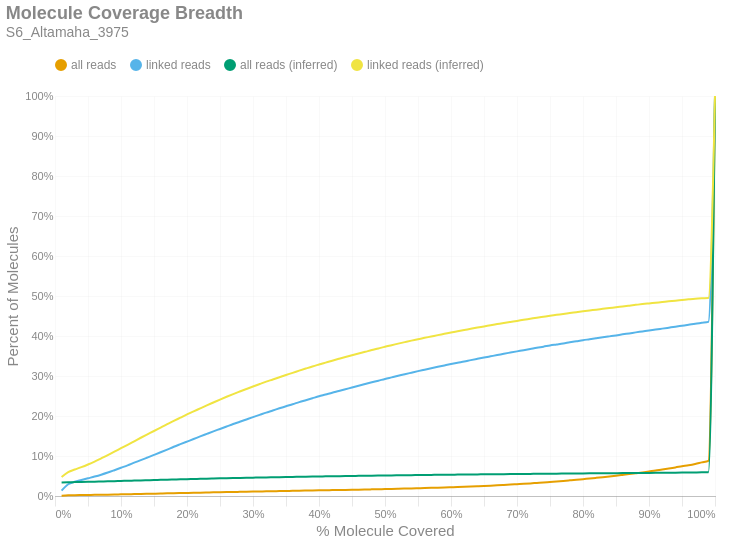

The code cell stored with this chart in its notebook:
### Markdown cell above
### Molecule Read Coverage
This chart shows molecule coverage breadth as computed by the number of bases aligned to that molecule. In other words, "*how much of each unique long molecule is actually sequenced/aligned?*" Keep in mind there is a distinction between sequences and alignments, since some sequences belonging to a particular molecule may not align well and wouldn't appear in the alignment data. This chart also shows molecule coverage breadth as computed by the *inferred fragment* from which the aligned sequences originate. Unlike read coverage, this calculation takes into account the total insert size, including unsequenced gaps between the forward and reverse reads. Like the previous figures, these are cumulative percents.

### Code cell
if SKIPLR:
    print_html(f"Skipped")
else:
    binned_df = consolidated_hist(valids['coverage_bp'], mask, 0.01, True)
    binned_df_inf = consolidated_hist(valids['coverage_inserts'], mask, 0.01, True)
    binned_df = binned_df.with_columns(pl.lit(binned_df_inf['all reads (cumsum)']).alias('all reads (inferred)'))
    binned_df = binned_df.with_columns(pl.lit(binned_df_inf['linked reads (cumsum)']).alias('linked reads (inferred)'))
    binned_df = binned_df.with_columns(
        (pl.col('bin').cast(pl.Float64) + 0.01).alias('right_edge')
    )

    with SafeRender(binned_df):
        (
            density_plot(binned_df, 'Molecule Coverage Breadth', samplename, 'molcov', ['all reads (inferred)','linked reads (inferred)'])
            .encode(
                #x=alt.X('bin:Q', title="% Molecule Covered").axis(format = '%').scale(padding=0),
                x=alt.X('right_edge:Q', title="% Molecule Covered").axis(format='%').scale(padding=0),
                y=alt.Y('value:Q', title='Percent of Molecules')
                    .axis(format='%')
                    .stack(False)
                    .scale(domainMin=0, padding=0),
                color=alt.Color("key:N").scale(domain = ["all reads", "linked reads", "all reads (inferred)", "linked reads (inferred)"]),
                tooltip = [
                    alt.Tooltip("key:N", title = "Data Type"),
                    alt.Tooltip("range_label:N", title="% Molecule Covered"),
                    alt.Tooltip("value:Q", format = ".2%", title="% Molecules")
                ]
            )
        ).display()

### Figure 1 — Vega-Lite specification as saved in the notebook (floating-point values rounded to 4 significant figures)
{"width": "container", "height": 400, "config": {"title": {"anchor": "start", "dy": -15, "fontSize": 18, "color": "#888888", "subtitleColor": "#888888", "subtitleFontSize": 14}, "arc": {"fill": "#0072B2"}, "axis": {"domainColor": "#888888", "domainWidth": 0.5, "gridWidth": 0.2, "grid": false, "titleFontWeight": 400, "titleFontSize": 15, "labelFontSize": 11, "labelColor": "#888888", "tickColor": "#888888", "tickWidth": 0.2, "titleColor": "#888888"}, "axisBand": {"grid": false}, "axisX": {"grid": true, "tickSize": 10, "domainCap": "round"}, "axisY": {"domain": false, "grid": true, "tickSize": 0, "domainCap": "round"}, "background": "transparent", "header": {"labelFontSize": 15, "labelColor": "#888888", "titleFontSize": 15, "titleFontWeight": 600, "titleColor": "#888888"}, "legend": {"labelFont": "sans-serif", "labelFontSize": 12, "labelColor": "#888888", "symbolSize": 100, "symbolType": "circle", "titleFontSize": 12, "titlePadding": 10, "titleColor": "#888888", "title": null, "orient": "top"}, "range": {"category": ["#E69F00", "#56B4E9", "#009E73", "#F0E442", "#0072B2", "#D55E00", "#CC79A7", "#000000"], "diverging": ["#cfe8f3", "#a2d4ec", "#73bfe2", "#46abdb", "#1696d2", "#12719e"]}, "area": {"fill": "#0072B2", "fillOpacity": 0.7, "line": true, "strokeOpacity": 0.7}, "line": {"color": "#0072B2", "stroke": "#0072B2", "strokeWidth": 2}, "trail": {"color": "#0072B2", "stroke": "#0072B2", "strokeWidth": 0, "size": 1}, "point": {"filled": true, "fillOpacity": 1.0, "size": 95}, "text": {"color": "#888888", "fontSize": 11, "align": "right", "fontWeight": 400, "size": 11}, "bar": {"fill": "#0072B2", "stroke": null}, "view": {"stroke": null, "continuousWidth": 660, "continuousHeight": 400}}, "data": {"name": "data-c1463e29f94a1774a7aaa1cf1196c491"}, "mark": {"type": "line", "interpolate": "monotone", "point": {"opacity": 0, "size": 275}}, "encoding": {"color": {"field": "key", "scale": {"domain": ["all reads", "linked reads", "all reads (inferred)", "linked reads (inferred)"]}, "type": "nominal"}, "tooltip": [{"field": "key", "title": "Data Type", "type": "nominal"}, {"field": "range_label", "title": "% Molecule Covered", "type": "nominal"}, {"field": "value", "format": ".2%", "title": "% Molecules", "type": "quantitative"}], "x": {"axis": {"format": "%"}, "field": "right_edge", "scale": {"padding": 0}, "title": "% Molecule Covered", "type": "quantitative"}, "y": {"axis": {"format": "%"}, "field": "value", "scale": {"domainMin": 0, "padding": 0}, "stack": false, "title": "Percent of Molecules", "type": "quantitative"}}, "params": [{"name": "param_c36ac31b6afebe62", "select": {"type": "point", "fields": ["key"]}, "bind": "legend"}], "title": {"text": "Molecule Coverage Breadth", "subtitle": "S6_Altamaha_3975"}, "transform": [{"fold": ["all reads (cumsum)", "linked reads (cumsum)", "all reads (inferred)", "linked reads (inferred)"]}, {"calculate": "replace(datum.key, ' (cumsum)', '')", "as": "key"}, {"filter": {"param": "param_c36ac31b6afebe62"}}], "usermeta": {"embedOptions": {"downloadFileName": "S6_Altamaha_3975.molcov"}}, "$schema": "https://vega.github.io/schema/vega-lite/v6.1.0.json", "datasets": {"data-c1463e29f94a1774a7aaa1cf1196c491": [{"bin": "0.0", "interval": "0.0-0.01", "all reads": 0.0007836, "linked reads": 0.01324, "all reads (cumsum)": 0.0007836, "linked reads (cumsum)": 0.01324, "range_label": "0.0-0.01", "all reads (inferred)": 0.03372, "linked reads (inferred)": 0.04742, "right_edge": 0.01}, {"bin": "0.01", "interval": "0.01-0.02", "all reads": 0.0009014, "linked reads": 0.01605, "all reads (cumsum)": 0.001685, "linked reads (cumsum)": 0.02929, "range_label": "0.01-0.02", "all reads (inferred)": 0.03438, "linked reads (inferred)": 0.05982, "right_edge": 0.02}, {"bin": "0.02", "interval": "0.02-0.03", "all reads": 0.0003777, "linked reads": 0.006311, "all reads (cumsum)": 0.002063, "linked reads (cumsum)": 0.0356, "range_label": "0.02-0.03", "all reads (inferred)": 0.03473, "linked reads (inferred)": 0.06622, "right_edge": 0.03}, {"bin": "0.03", "interval": "0.03-0.04", "all reads": 0.0002657, "linked reads": 0.004395, "all reads (cumsum)": 0.002328, "linked reads (cumsum)": 0.04, "range_label": "0.03-0.04", "all reads (inferred)": 0.03505, "linked reads (inferred)": 0.07212, "right_edge": 0.04}, {"bin": "0.04", "interval": "0.04-0.05", "all reads": 0.0002539, "linked reads": 0.004348, "all reads (cumsum)": 0.002582, "linked reads (cumsum)": 0.04435, "range_label": "0.04-0.05", "all reads (inferred)": 0.03542, "linked reads (inferred)": 0.07873, "right_edge": 0.05}, {"bin": "0.05", "interval": "0.05-0.06", "all reads": 0.0002498, "linked reads": 0.004253, "all reads (cumsum)": 0.002832, "linked reads (cumsum)": 0.0486, "range_label": "0.05-0.06", "all reads (inferred)": 0.03582, "linked reads (inferred)": 0.08602, "right_edge": 0.06}, {"bin": "0.06", "interval": "0.06-0.07", "all reads": 0.0002695, "linked reads": 0.004695, "all reads (cumsum)": 0.003102, "linked reads (cumsum)": 0.05329, "range_label": "0.06-0.07", "all reads (inferred)": 0.03625, "linked reads (inferred)": 0.09406, "right_edge": 0.07}, {"bin": "0.07", "interval": "0.07-0.08", "all reads": 0.0003017, "linked reads": 0.005332, "all reads (cumsum)": 0.003403, "linked reads (cumsum)": 0.05863, "range_label": "0.07-0.08", "all reads (inferred)": 0.03669, "linked reads (inferred)": 0.1022, "right_edge": 0.08}, {"bin": "0.08", "interval": "0.08-0.09", "all reads": 0.0003258, "linked reads": 0.005911, "all reads (cumsum)": 0.003729, "linked reads (cumsum)": 0.06454, "range_label": "0.08-0.09", "all reads (inferred)": 0.03715, "linked reads (inferred)": 0.1107, "right_edge": 0.09}, {"bin": "0.09", "interval": "0.09-0.1", "all reads": 0.0003405, "linked reads": 0.006085, "all reads (cumsum)": 0.00407, "linked reads (cumsum)": 0.07062, "range_label": "0.09-0.1", "all reads (inferred)": 0.03762, "linked reads (inferred)": 0.1194, "right_edge": 0.1}, {"bin": "0.1", "interval": "0.1-0.11", "all reads": 0.0003337, "linked reads": 0.006032, "all reads (cumsum)": 0.004403, "linked reads (cumsum)": 0.07665, "range_label": "0.1-0.11", "all reads (inferred)": 0.03808, "linked reads (inferred)": 0.128, "right_edge": 0.11}, {"bin": "0.11", "interval": "0.11-0.12", "all reads": 0.0003673, "linked reads": 0.006627, "all reads (cumsum)": 0.004771, "linked reads (cumsum)": 0.08328, "range_label": "0.11-0.12", "all reads (inferred)": 0.03856, "linked reads (inferred)": 0.1368, "right_edge": 0.12}, {"bin": "0.12", "interval": "0.12-0.13", "all reads": 0.0003539, "linked reads": 0.006364, "all reads (cumsum)": 0.005125, "linked reads (cumsum)": 0.08964, "range_label": "0.12-0.13", "all reads (inferred)": 0.03903, "linked reads (inferred)": 0.1456, "right_edge": 0.13}, {"bin": "0.13", "interval": "0.13-0.14", "all reads": 0.0003627, "linked reads": 0.006564, "all reads (cumsum)": 0.005487, "linked reads (cumsum)": 0.09621, "range_label": "0.13-0.14", "all reads (inferred)": 0.03949, "linked reads (inferred)": 0.1541, "right_edge": 0.14}, {"bin": "0.14", "interval": "0.14-0.15", "all reads": 0.0003635, "linked reads": 0.006579, "all reads (cumsum)": 0.005851, "linked reads (cumsum)": 0.1028, "range_label": "0.14-0.15", "all reads (inferred)": 0.03994, "linked reads (inferred)": 0.1625, "right_edge": 0.15}, {"bin": "0.15", "interval": "0.15-0.16", "all reads": 0.0003627, "linked reads": 0.006616, "all reads (cumsum)": 0.006213, "linked reads (cumsum)": 0.1094, "range_label": "0.15-0.16", "all reads (inferred)": 0.0404, "linked reads (inferred)": 0.1712, "right_edge": 0.16}, {"bin": "0.16", "interval": "0.16-0.17", "all reads": 0.0003676, "linked reads": 0.006711, "all reads (cumsum)": 0.006581, "linked reads (cumsum)": 0.1161, "range_label": "0.16-0.17", "all reads (inferred)": 0.04085, "linked reads (inferred)": 0.1797, "right_edge": 0.17}, {"bin": "0.17", "interval": "0.17-0.18", "all reads": 0.0003807, "linked reads": 0.0069, "all reads (cumsum)": 0.006962, "linked reads (cumsum)": 0.123, "range_label": "0.17-0.18", "all reads (inferred)": 0.04129, "linked reads (inferred)": 0.1877, "right_edge": 0.18}, {"bin": "0.18", "interval": "0.18-0.19", "all reads": 0.0003613, "linked reads": 0.006537, "all reads (cumsum)": 0.007323, "linked reads (cumsum)": 0.1296, "range_label": "0.18-0.19", "all reads (inferred)": 0.04172, "linked reads (inferred)": 0.1958, "right_edge": 0.19}, {"bin": "0.19", "interval": "0.19-0.2", "all reads": 0.0003523, "linked reads": 0.006453, "all reads (cumsum)": 0.007675, "linked reads (cumsum)": 0.136, "range_label": "0.19-0.2", "all reads (inferred)": 0.04215, "linked reads (inferred)": 0.2039, "right_edge": 0.2}, {"bin": "0.2", "interval": "0.2-0.21", "all reads": 0.0003537, "linked reads": 0.006416, "all reads (cumsum)": 0.008029, "linked reads (cumsum)": 0.1424, "range_label": "0.2-0.21", "all reads (inferred)": 0.04255, "linked reads (inferred)": 0.2113, "right_edge": 0.21}, {"bin": "0.21", "interval": "0.21-0.22", "all reads": 0.0003605, "linked reads": 0.006564, "all reads (cumsum)": 0.008389, "linked reads (cumsum)": 0.149, "range_label": "0.21-0.22", "all reads (inferred)": 0.04296, "linked reads (inferred)": 0.219, "right_edge": 0.22}, {"bin": "0.22", "interval": "0.22-0.23", "all reads": 0.0003446, "linked reads": 0.0063, "all reads (cumsum)": 0.008734, "linked reads (cumsum)": 0.1553, "range_label": "0.22-0.23", "all reads (inferred)": 0.04336, "linked reads (inferred)": 0.2265, "right_edge": 0.23}, {"bin": "0.23", "interval": "0.23-0.24", "all reads": 0.0003457, "linked reads": 0.006248, "all reads (cumsum)": 0.00908, "linked reads (cumsum)": 0.1615, "range_label": "0.23-0.24", "all reads (inferred)": 0.04375, "linked reads (inferred)": 0.2338, "right_edge": 0.24}, {"bin": "0.24", "interval": "0.24-0.25", "all reads": 0.0003345, "linked reads": 0.00609, "all reads (cumsum)": 0.009414, "linked reads (cumsum)": 0.1676, "range_label": "0.24-0.25", "all reads (inferred)": 0.04414, "linked reads (inferred)": 0.241, "right_edge": 0.25}, {"bin": "0.25", "interval": "0.25-0.26", "all reads": 0.0003384, "linked reads": 0.006132, "all reads (cumsum)": 0.009753, "linked reads (cumsum)": 0.1738, "range_label": "0.25-0.26", "all reads (inferred)": 0.04451, "linked reads (inferred)": 0.248, "right_edge": 0.26}, {"bin": "0.26", "interval": "0.26-0.27", "all reads": 0.00034, "linked reads": 0.006195, "all reads (cumsum)": 0.01009, "linked reads (cumsum)": 0.1799, "range_label": "0.26-0.27", "all reads (inferred)": 0.04487, "linked reads (inferred)": 0.2547, "right_edge": 0.27}, {"bin": "0.27", "interval": "0.27-0.28", "all reads": 0.0003118, "linked reads": 0.005558, "all reads (cumsum)": 0.0104, "linked reads (cumsum)": 0.1855, "range_label": "0.27-0.28", "all reads (inferred)": 0.04521, "linked reads (inferred)": 0.2612, "right_edge": 0.28}, {"bin": "0.28", "interval": "0.28-0.29", "all reads": 0.0003244, "linked reads": 0.005811, "all reads (cumsum)": 0.01073, "linked reads (cumsum)": 0.1913, "range_label": "0.28-0.29", "all reads (inferred)": 0.04556, "linked reads (inferred)": 0.2675, "right_edge": 0.29}, {"bin": "0.29", "interval": "0.29-0.3", "all reads": 0.0003255, "linked reads": 0.005795, "all reads (cumsum)": 0.01105, "linked reads (cumsum)": 0.1971, "range_label": "0.29-0.3", "all reads (inferred)": 0.04589, "linked reads (inferred)": 0.2738, "right_edge": 0.3}, {"bin": "0.3", "interval": "0.3-0.31", "all reads": 0.0003192, "linked reads": 0.005642, "all reads (cumsum)": 0.01137, "linked reads (cumsum)": 0.2028, "range_label": "0.3-0.31", "all reads (inferred)": 0.04621, "linked reads (inferred)": 0.2799, "right_edge": 0.31}, {"bin": "0.31", "interval": "0.31-0.32", "all reads": 0.0003285, "linked reads": 0.005727, "all reads (cumsum)": 0.0117, "linked reads (cumsum)": 0.2085, "range_label": "0.31-0.32", "all reads (inferred)": 0.04654, "linked reads (inferred)": 0.2859, "right_edge": 0.32}, {"bin": "0.32", "interval": "0.32-0.33", "all reads": 0.0003006, "linked reads": 0.005258, "all reads (cumsum)": 0.012, "linked reads (cumsum)": 0.2137, "range_label": "0.32-0.33", "all reads (inferred)": 0.04683, "linked reads (inferred)": 0.2913, "right_edge": 0.33}, {"bin": "0.33", "interval": "0.33-0.34", "all reads": 0.0003195, "linked reads": 0.005548, "all reads (cumsum)": 0.01232, "linked reads (cumsum)": 0.2193, "range_label": "0.33-0.34", "all reads (inferred)": 0.04714, "linked reads (inferred)": 0.297, "right_edge": 0.34}, {"bin": "0.34", "interval": "0.34-0.35", "all reads": 0.0003083, "linked reads": 0.005279, "all reads (cumsum)": 0.01263, "linked reads (cumsum)": 0.2246, "range_label": "0.34-0.35", "all reads (inferred)": 0.04744, "linked reads (inferred)": 0.3026, "right_edge": 0.35}, {"bin": "0.35", "interval": "0.35-0.36", "all reads": 0.0002872, "linked reads": 0.004842, "all reads (cumsum)": 0.01292, "linked reads (cumsum)": 0.2294, "range_label": "0.35-0.36", "all reads (inferred)": 0.04772, "linked reads (inferred)": 0.3078, "right_edge": 0.36}, {"bin": "0.36", "interval": "0.36-0.37", "all reads": 0.0003116, "linked reads": 0.0053, "all reads (cumsum)": 0.01323, "linked reads (cumsum)": 0.2347, "range_label": "0.36-0.37", "all reads (inferred)": 0.04802, "linked reads (inferred)": 0.3134, "right_edge": 0.37}, {"bin": "0.37", "interval": "0.37-0.38", "all reads": 0.0002935, "linked reads": 0.004874, "all reads (cumsum)": 0.01352, "linked reads (cumsum)": 0.2396, "range_label": "0.37-0.38", "all reads (inferred)": 0.04831, "linked reads (inferred)": 0.3187, "right_edge": 0.38}, {"bin": "0.38", "interval": "0.38-0.39", "all reads": 0.0002952, "linked reads": 0.004811, "all reads (cumsum)": 0.01382, "linked reads (cumsum)": 0.2444, "range_label": "0.38-0.39", "all reads (inferred)": 0.04859, "linked reads (inferred)": 0.3239, "right_edge": 0.39}, {"bin": "0.39", "interval": "0.39-0.4", "all reads": 0.0002968, "linked reads": 0.0048, "all reads (cumsum)": 0.01412, "linked reads (cumsum)": 0.2492, "range_label": "0.39-0.4", "all reads (inferred)": 0.04886, "linked reads (inferred)": 0.3287, "right_edge": 0.4}, {"bin": "0.4", "interval": "0.4-0.41", "all reads": 0.0002834, "linked reads": 0.004416, "all reads (cumsum)": 0.0144, "linked reads (cumsum)": 0.2536, "range_label": "0.4-0.41", "all reads (inferred)": 0.04912, "linked reads (inferred)": 0.3335, "right_edge": 0.41}, {"bin": "0.41", "interval": "0.41-0.42", "all reads": 0.0002976, "linked reads": 0.004553, "all reads (cumsum)": 0.0147, "linked reads (cumsum)": 0.2582, "range_label": "0.41-0.42", "all reads (inferred)": 0.04938, "linked reads (inferred)": 0.3382, "right_edge": 0.42}, {"bin": "0.42", "interval": "0.42-0.43", "all reads": 0.0002793, "linked reads": 0.0042, "all reads (cumsum)": 0.01498, "linked reads (cumsum)": 0.2624, "range_label": "0.42-0.43", "all reads (inferred)": 0.04963, "linked reads (inferred)": 0.3429, "right_edge": 0.43}, {"bin": "0.43", "interval": "0.43-0.44", "all reads": 0.0003045, "linked reads": 0.004374, "all reads (cumsum)": 0.01528, "linked reads (cumsum)": 0.2667, "range_label": "0.43-0.44", "all reads (inferred)": 0.04989, "linked reads (inferred)": 0.3475, "right_edge": 0.44}, {"bin": "0.44", "interval": "0.44-0.45", "all reads": 0.0003198, "linked reads": 0.004532, "all reads (cumsum)": 0.0156, "linked reads (cumsum)": 0.2713, "range_label": "0.44-0.45", "all reads (inferred)": 0.05013, "linked reads (inferred)": 0.3519, "right_edge": 0.45}, {"bin": "0.45", "interval": "0.45-0.46", "all reads": 0.0003217, "linked reads": 0.004379, "all reads (cumsum)": 0.01592, "linked reads (cumsum)": 0.2757, "range_label": "0.45-0.46", "all reads (inferred)": 0.05037, "linked reads (inferred)": 0.3562, "right_edge": 0.46}, {"bin": "0.46", "interval": "0.46-0.47", "all reads": 0.0003378, "linked reads": 0.0043, "all reads (cumsum)": 0.01626, "linked reads (cumsum)": 0.28, "range_label": "0.46-0.47", "all reads (inferred)": 0.0506, "linked reads (inferred)": 0.3605, "right_edge": 0.47}, {"bin": "0.47", "interval": "0.47-0.48", "all reads": 0.0003435, "linked reads": 0.004274, "all reads (cumsum)": 0.0166, "linked reads (cumsum)": 0.2842, "range_label": "0.47-0.48", "all reads (inferred)": 0.05084, "linked reads (inferred)": 0.3649, "right_edge": 0.48}, {"bin": "0.48", "interval": "0.48-0.49", "all reads": 0.0003537, "linked reads": 0.004095, "all reads (cumsum)": 0.01696, "linked reads (cumsum)": 0.2883, "range_label": "0.48-0.49", "all reads (inferred)": 0.05106, "linked reads (inferred)": 0.3689, "right_edge": 0.49}, {"bin": "0.49", "interval": "0.49-0.5", "all reads": 0.0003788, "linked reads": 0.004321, "all reads (cumsum)": 0.01734, "linked reads (cumsum)": 0.2926, "range_label": "0.49-0.5", "all reads (inferred)": 0.05131, "linked reads (inferred)": 0.3733, "right_edge": 0.5}, {"bin": "0.5", "interval": "0.5-0.51", "all reads": 0.000358, "linked reads": 0.0039, "all reads (cumsum)": 0.01769, "linked reads (cumsum)": 0.2965, "range_label": "0.5-0.51", "all reads (inferred)": 0.05152, "linked reads (inferred)": 0.3771, "right_edge": 0.51}, {"bin": "0.51", "interval": "0.51-0.52", "all reads": 0.0003908, "linked reads": 0.003916, "all reads (cumsum)": 0.01808, "linked reads (cumsum)": 0.3005, "range_label": "0.51-0.52", "all reads (inferred)": 0.05173, "linked reads (inferred)": 0.381, "right_edge": 0.52}, {"bin": "0.52", "interval": "0.52-0.53", "all reads": 0.000405, "linked reads": 0.00399, "all reads (cumsum)": 0.01849, "linked reads (cumsum)": 0.3044, "range_label": "0.52-0.53", "all reads (inferred)": 0.05194, "linked reads (inferred)": 0.3847, "right_edge": 0.53}, {"bin": "0.53", "interval": "0.53-0.54", "all reads": 0.0004193, "linked reads": 0.003863, "all reads (cumsum)": 0.01891, "linked reads (cumsum)": 0.3083, "range_label": "0.53-0.54", "all reads (inferred)": 0.05215, "linked reads (inferred)": 0.3885, "right_edge": 0.54}, {"bin": "0.54", "interval": "0.54-0.55", "all reads": 0.0004578, "linked reads": 0.003848, "all reads (cumsum)": 0.01937, "linked reads (cumsum)": 0.3122, "range_label": "0.54-0.55", "all reads (inferred)": 0.05234, "linked reads (inferred)": 0.3919, "right_edge": 0.55}, {"bin": "0.55", "interval": "0.55-0.56", "all reads": 0.0004635, "linked reads": 0.003642, "all reads (cumsum)": 0.01983, "linked reads (cumsum)": 0.3158, "range_label": "0.55-0.56", "all reads (inferred)": 0.05254, "linked reads (inferred)": 0.3954, "right_edge": 0.56}, {"bin": "0.56", "interval": "0.56-0.57", "all reads": 0.0004873, "linked reads": 0.00359, "all reads (cumsum)": 0.02032, "linked reads (cumsum)": 0.3194, "range_label": "0.56-0.57", "all reads (inferred)": 0.05273, "linked reads (inferred)": 0.3987, "right_edge": 0.57}, {"bin": "0.57", "interval": "0.57-0.58", "all reads": 0.0005021, "linked reads": 0.003516, "all reads (cumsum)": 0.02082, "linked reads (cumsum)": 0.3229, "range_label": "0.57-0.58", "all reads (inferred)": 0.05292, "linked reads (inferred)": 0.4022, "right_edge": 0.58}, {"bin": "0.58", "interval": "0.58-0.59", "all reads": 0.0005297, "linked reads": 0.003474, "all reads (cumsum)": 0.02135, "linked reads (cumsum)": 0.3264, "range_label": "0.58-0.59", "all reads (inferred)": 0.0531, "linked reads (inferred)": 0.4054, "right_edge": 0.59}, {"bin": "0.59", "interval": "0.59-0.6", "all reads": 0.0005633, "linked reads": 0.003448, "all reads (cumsum)": 0.02191, "linked reads (cumsum)": 0.3298, "range_label": "0.59-0.6", "all reads (inferred)": 0.0533, "linked reads (inferred)": 0.4088, "right_edge": 0.6}, {"bin": "0.6", "interval": "0.6-0.61", "all reads": 0.0005685, "linked reads": 0.003295, "all reads (cumsum)": 0.02248, "linked reads (cumsum)": 0.3331, "range_label": "0.6-0.61", "all reads (inferred)": 0.05347, "linked reads (inferred)": 0.4119, "right_edge": 0.61}, {"bin": "0.61", "interval": "0.61-0.62", "all reads": 0.000619, "linked reads": 0.003048, "all reads (cumsum)": 0.0231, "linked reads (cumsum)": 0.3362, "range_label": "0.61-0.62", "all reads (inferred)": 0.05365, "linked reads (inferred)": 0.415, "right_edge": 0.62}, {"bin": "0.62", "interval": "0.62-0.63", "all reads": 0.0006488, "linked reads": 0.003532, "all reads (cumsum)": 0.02375, "linked reads (cumsum)": 0.3397, "range_label": "0.62-0.63", "all reads (inferred)": 0.05383, "linked reads (inferred)": 0.4181, "right_edge": 0.63}, {"bin": "0.63", "interval": "0.63-0.64", "all reads": 0.0006874, "linked reads": 0.0033, "all reads (cumsum)": 0.02444, "linked reads (cumsum)": 0.343, "range_label": "0.63-0.64", "all reads (inferred)": 0.054, "linked reads (inferred)": 0.4212, "right_edge": 0.64}, {"bin": "0.64", "interval": "0.64-0.65", "all reads": 0.0007114, "linked reads": 0.003205, "all reads (cumsum)": 0.02515, "linked reads (cumsum)": 0.3462, "range_label": "0.64-0.65", "all reads (inferred)": 0.05417, "linked reads (inferred)": 0.424, "right_edge": 0.65}, {"bin": "0.65", "interval": "0.65-0.66", "all reads": 0.0007661, "linked reads": 0.003048, "all reads (cumsum)": 0.02591, "linked reads (cumsum)": 0.3493, "range_label": "0.65-0.66", "all reads (inferred)": 0.05434, "linked reads (inferred)": 0.4269, "right_edge": 0.66}, {"bin": "0.66", "interval": "0.66-0.67", "all reads": 0.0008158, "linked reads": 0.003027, "all reads (cumsum)": 0.02673, "linked reads (cumsum)": 0.3523, "range_label": "0.66-0.67", "all reads (inferred)": 0.0545, "linked reads (inferred)": 0.4297, "right_edge": 0.67}, {"bin": "0.67", "interval": "0.67-0.68", "all reads": 0.000885, "linked reads": 0.003305, "all reads (cumsum)": 0.02761, "linked reads (cumsum)": 0.3556, "range_label": "0.67-0.68", "all reads (inferred)": 0.05467, "linked reads (inferred)": 0.4326, "right_edge": 0.68}, {"bin": "0.68", "interval": "0.68-0.69", "all reads": 0.0009161, "linked reads": 0.003021, "all reads (cumsum)": 0.02853, "linked reads (cumsum)": 0.3586, "range_label": "0.68-0.69", "all reads (inferred)": 0.05482, "linked reads (inferred)": 0.4352, "right_edge": 0.69}, {"bin": "0.69", "interval": "0.69-0.7", "all reads": 0.0009782, "linked reads": 0.002979, "all reads (cumsum)": 0.02951, "linked reads (cumsum)": 0.3616, "range_label": "0.69-0.7", "all reads (inferred)": 0.05498, "linked reads (inferred)": 0.4377, "right_edge": 0.7}, {"bin": "0.7", "interval": "0.7-0.71", "all reads": 0.0009727, "linked reads": 0.002916, "all reads (cumsum)": 0.03048, "linked reads (cumsum)": 0.3645, "range_label": "0.7-0.71", "all reads (inferred)": 0.05514, "linked reads (inferred)": 0.4405, "right_edge": 0.71}, {"bin": "0.71", "interval": "0.71-0.72", "all reads": 0.00104, "linked reads": 0.003016, "all reads (cumsum)": 0.03152, "linked reads (cumsum)": 0.3675, "range_label": "0.71-0.72", "all reads (inferred)": 0.05529, "linked reads (inferred)": 0.4431, "right_edge": 0.72}, {"bin": "0.72", "interval": "0.72-0.73", "all reads": 0.001169, "linked reads": 0.003205, "all reads (cumsum)": 0.03269, "linked reads (cumsum)": 0.3707, "range_label": "0.72-0.73", "all reads (inferred)": 0.05545, "linked reads (inferred)": 0.4457, "right_edge": 0.73}, {"bin": "0.73", "interval": "0.73-0.74", "all reads": 0.001153, "linked reads": 0.002642, "all reads (cumsum)": 0.03384, "linked reads (cumsum)": 0.3734, "range_label": "0.73-0.74", "all reads (inferred)": 0.05559, "linked reads (inferred)": 0.4482, "right_edge": 0.74}, {"bin": "0.74", "interval": "0.74-0.75", "all reads": 0.001279, "linked reads": 0.003042, "all reads (cumsum)": 0.03512, "linked reads (cumsum)": 0.3764, "range_label": "0.74-0.75", "all reads (inferred)": 0.05575, "linked reads (inferred)": 0.4507, "right_edge": 0.75}, {"bin": "0.75", "interval": "0.75-0.76", "all reads": 0.001241, "linked reads": 0.002469, "all reads (cumsum)": 0.03636, "linked reads (cumsum)": 0.3789, "range_label": "0.75-0.76", "all reads (inferred)": 0.05588, "linked reads (inferred)": 0.4529, "right_edge": 0.76}, {"bin": "0.76", "interval": "0.76-0.77", "all reads": 0.001301, "linked reads": 0.0025, "all reads (cumsum)": 0.03767, "linked reads (cumsum)": 0.3814, "range_label": "0.76-0.77", "all reads (inferred)": 0.05603, "linked reads (inferred)": 0.4552, "right_edge": 0.77}, {"bin": "0.77", "interval": "0.77-0.78", "all reads": 0.001424, "linked reads": 0.002827, "all reads (cumsum)": 0.03909, "linked reads (cumsum)": 0.3842, "range_label": "0.77-0.78", "all reads (inferred)": 0.05617, "linked reads (inferred)": 0.4574, "right_edge": 0.78}, {"bin": "0.78", "interval": "0.78-0.79", "all reads": 0.001465, "linked reads": 0.002679, "all reads (cumsum)": 0.04055, "linked reads (cumsum)": 0.3869, "range_label": "0.78-0.79", "all reads (inferred)": 0.05631, "linked reads (inferred)": 0.4596, "right_edge": 0.79}, {"bin": "0.79", "interval": "0.79-0.8", "all reads": 0.00162, "linked reads": 0.002669, "all reads (cumsum)": 0.04217, "linked reads (cumsum)": 0.3896, "range_label": "0.79-0.8", "all reads (inferred)": 0.05644, "linked reads (inferred)": 0.4619, "right_edge": 0.8}, {"bin": "0.8", "interval": "0.8-0.81", "all reads": 0.001505, "linked reads": 0.002258, "all reads (cumsum)": 0.04368, "linked reads (cumsum)": 0.3918, "range_label": "0.8-0.81", "all reads (inferred)": 0.05657, "linked reads (inferred)": 0.4639, "right_edge": 0.81}, {"bin": "0.81", "interval": "0.81-0.82", "all reads": 0.001652, "linked reads": 0.002363, "all reads (cumsum)": 0.04533, "linked reads (cumsum)": 0.3942, "range_label": "0.81-0.82", "all reads (inferred)": 0.05669, "linked reads (inferred)": 0.4658, "right_edge": 0.82}, {"bin": "0.82", "interval": "0.82-0.83", "all reads": 0.001717, "linked reads": 0.002416, "all reads (cumsum)": 0.04705, "linked reads (cumsum)": 0.3966, "range_label": "0.82-0.83", "all reads (inferred)": 0.05683, "linked reads (inferred)": 0.4679, "right_edge": 0.83}, {"bin": "0.83", "interval": "0.83-0.84", "all reads": 0.001779, "linked reads": 0.002453, "all reads (cumsum)": 0.04883, "linked reads (cumsum)": 0.399, "range_label": "0.83-0.84", "all reads (inferred)": 0.05696, "linked reads (inferred)": 0.4699, "right_edge": 0.84}, {"bin": "0.84", "interval": "0.84-0.85", "all reads": 0.001874, "linked reads": 0.002463, "all reads (cumsum)": 0.0507, "linked reads (cumsum)": 0.4015, "range_label": "0.84-0.85", "all reads (inferred)": 0.05709, "linked reads (inferred)": 0.4718, "right_edge": 0.85}, {"bin": "0.85", "interval": "0.85-0.86", "all reads": 0.001988, "linked reads": 0.002605, "all reads (cumsum)": 0.05269, "linked reads (cumsum)": 0.4041, "range_label": "0.85-0.86", "all reads (inferred)": 0.05723, "linked reads (inferred)": 0.4739, "right_edge": 0.86}, {"bin": "0.86", "interval": "0.86-0.87", "all reads": 0.002025, "linked reads": 0.002405, "all reads (cumsum)": 0.05471, "linked reads (cumsum)": 0.4065, "range_label": "0.86-0.87", "all reads (inferred)": 0.05736, "linked reads (inferred)": 0.4759, "right_edge": 0.87}, {"bin": "0.87", "interval": "0.87-0.88", "all reads": 0.002136, "linked reads": 0.002521, "all reads (cumsum)": 0.05685, "linked reads (cumsum)": 0.409, "range_label": "0.87-0.88", "all reads (inferred)": 0.0575, "linked reads (inferred)": 0.4778, "right_edge": 0.88}, {"bin": "0.88", "interval": "0.88-0.89", "all reads": 0.002197, "linked reads": 0.002363, "all reads (cumsum)": 0.05905, "linked reads (cumsum)": 0.4114, "range_label": "0.88-0.89", "all reads (inferred)": 0.05763, "linked reads (inferred)": 0.4798, "right_edge": 0.89}, {"bin": "0.89", "interval": "0.89-0.9", "all reads": 0.002345, "linked reads": 0.002442, "all reads (cumsum)": 0.06139, "linked reads (cumsum)": 0.4138, "range_label": "0.89-0.9", "all reads (inferred)": 0.05776, "linked reads (inferred)": 0.4815, "right_edge": 0.9}, {"bin": "0.9", "interval": "0.9-0.91", "all reads": 0.002239, "linked reads": 0.00219, "all reads (cumsum)": 0.06363, "linked reads (cumsum)": 0.416, "range_label": "0.9-0.91", "all reads (inferred)": 0.05789, "linked reads (inferred)": 0.4832, "right_edge": 0.91}, {"bin": "0.91", "interval": "0.91-0.92", "all reads": 0.002667, "linked reads": 0.00239, "all reads (cumsum)": 0.0663, "linked reads (cumsum)": 0.4184, "range_label": "0.91-0.92", "all reads (inferred)": 0.05804, "linked reads (inferred)": 0.4849, "right_edge": 0.92}, {"bin": "0.92", "interval": "0.92-0.93", "all reads": 0.002408, "linked reads": 0.0024, "all reads (cumsum)": 0.06871, "linked reads (cumsum)": 0.4208, "range_label": "0.92-0.93", "all reads (inferred)": 0.05818, "linked reads (inferred)": 0.4866, "right_edge": 0.93}, {"bin": "0.93", "interval": "0.93-0.94", "all reads": 0.002648, "linked reads": 0.0024, "all reads (cumsum)": 0.07136, "linked reads (cumsum)": 0.4232, "range_label": "0.93-0.94", "all reads (inferred)": 0.05835, "linked reads (inferred)": 0.4884, "right_edge": 0.94}, {"bin": "0.94", "interval": "0.94-0.95", "all reads": 0.002995, "linked reads": 0.002432, "all reads (cumsum)": 0.07435, "linked reads (cumsum)": 0.4257, "range_label": "0.94-0.95", "all reads (inferred)": 0.05851, "linked reads (inferred)": 0.4901, "right_edge": 0.95}, {"bin": "0.95", "interval": "0.95-0.96", "all reads": 0.00267, "linked reads": 0.002426, "all reads (cumsum)": 0.07702, "linked reads (cumsum)": 0.4281, "range_label": "0.95-0.96", "all reads (inferred)": 0.0587, "linked reads (inferred)": 0.4918, "right_edge": 0.96}, {"bin": "0.96", "interval": "0.96-0.97", "all reads": 0.003214, "linked reads": 0.002611, "all reads (cumsum)": 0.08024, "linked reads (cumsum)": 0.4307, "range_label": "0.96-0.97", "all reads (inferred)": 0.05888, "linked reads (inferred)": 0.4933, "right_edge": 0.97}, {"bin": "0.97", "interval": "0.97-0.98", "all reads": 0.003844, "linked reads": 0.002242, "all reads (cumsum)": 0.08408, "linked reads (cumsum)": 0.4329, "range_label": "0.97-0.98", "all reads (inferred)": 0.05915, "linked reads (inferred)": 0.4944, "right_edge": 0.98}, {"bin": "0.98", "interval": "0.98-0.99", "all reads": 0.003701, "linked reads": 0.002316, "all reads (cumsum)": 0.08778, "linked reads (cumsum)": 0.4353, "range_label": "0.98-0.99", "all reads (inferred)": 0.05964, "linked reads (inferred)": 0.4952, "right_edge": 0.99}, {"bin": "0.99", "interval": "0.99-1.0", "all reads": 0.9122, "linked reads": 0.5647, "all reads (cumsum)": 1.0, "linked reads (cumsum)": 1.0, "range_label": "0.99-1.0", "all reads (inferred)": 1.0, "linked reads (inferred)": 1.0, "right_edge": 1.0}]}}
